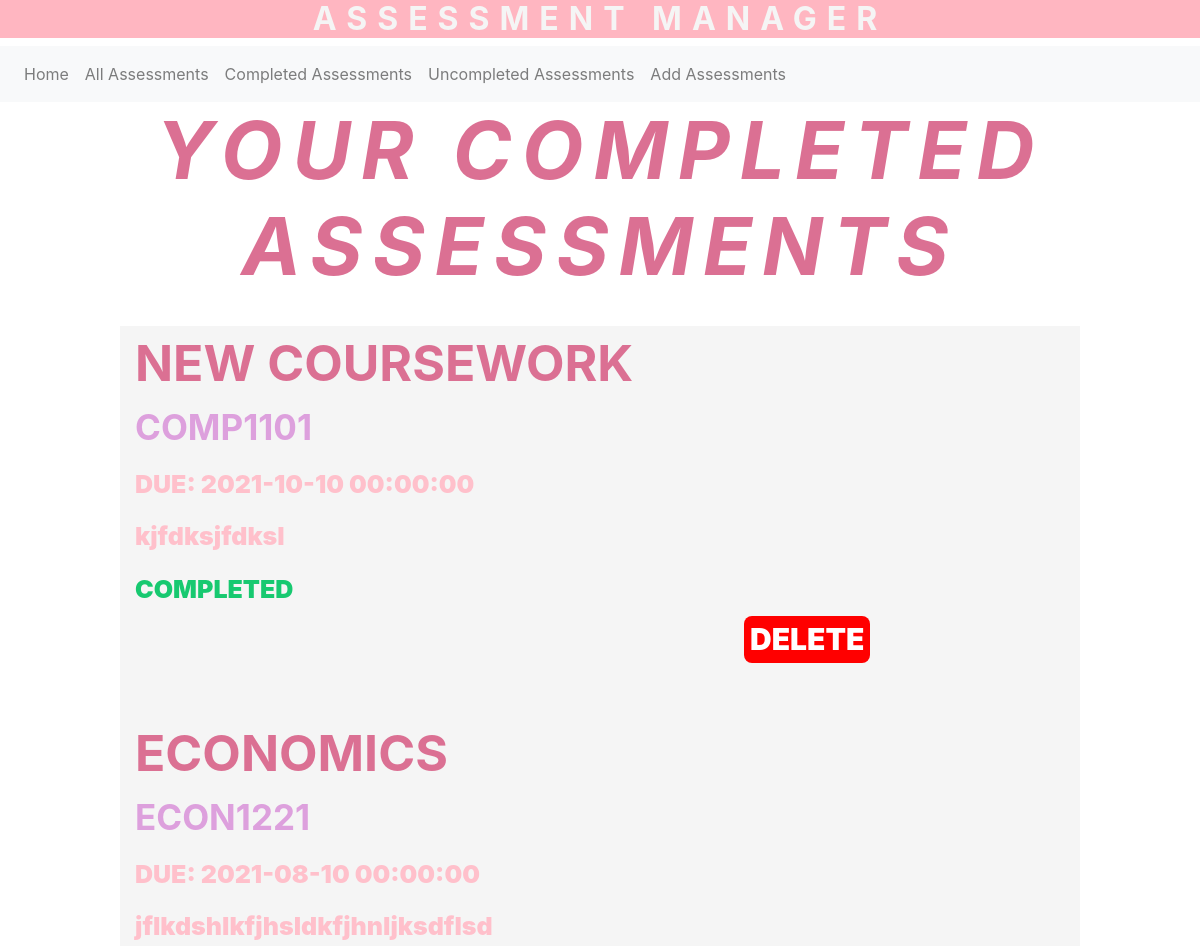
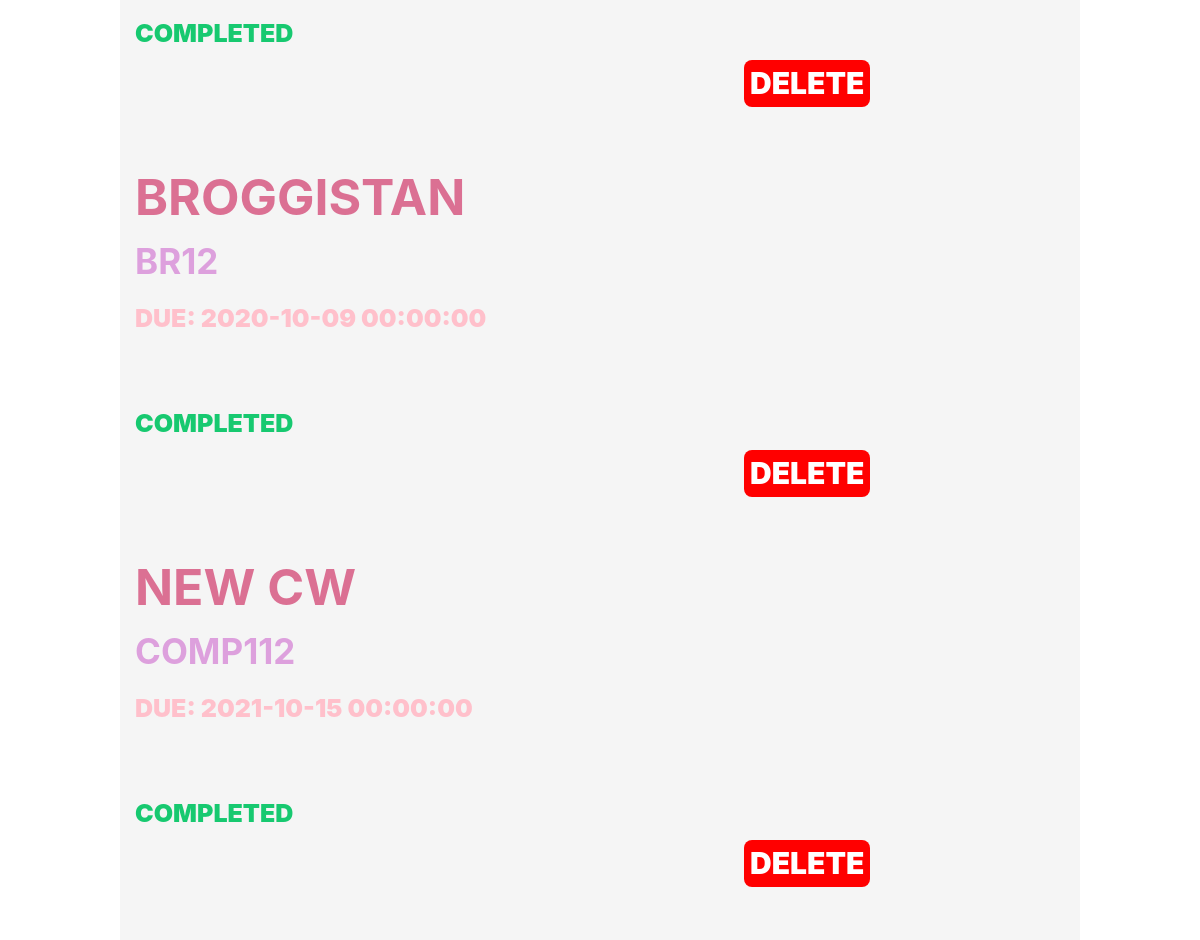
Before: /completed with the older database file (2 pictures, top to bottom).
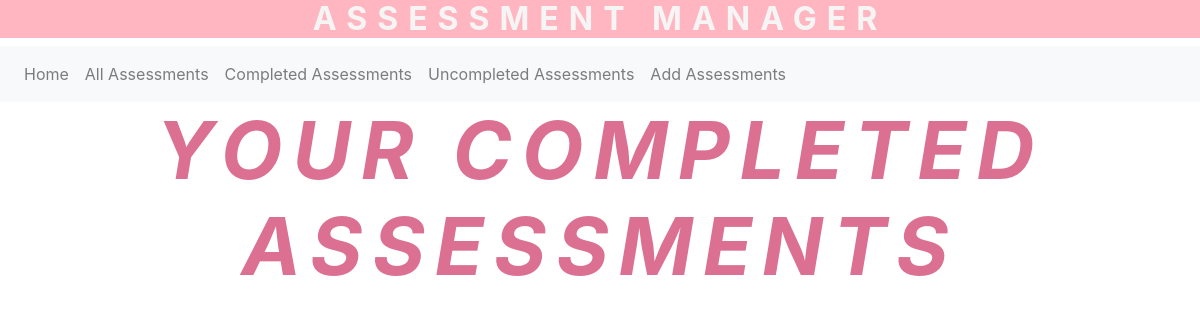
After: the same page with the newer database file.
### app/models.py (models this page shows)
class Assessment(db.Model):
    name = db.Column(db.String(20), primary_key = True)
    module = db.Column(db.String(20), index = True)
    date = db.Column(db.DateTime)
    description = db.Column(db.String(500), index = True)
    completed = db.Column(db.Boolean)

### app/views.py (the view, shortened to what this page needs)
@app.route('/completed')
def completed():
    database = models.Assessment.query.filter_by(completed = True).all()
    testname = request.form.get('assessmentName')
    delete = request.form.get('delete')
    complete = request.form.get('complete')
    return render_template("banner_templates/completed.html", database = database)

### app/templates/banner_templates/completed.html (shortened to what this page needs)
<!DOCTYPE html>
<html>
  <head>
    <link rel="stylesheet" href="https://stackpath.bootstrapcdn.com/bootstrap/4.2.1/css/bootstrap.min.css">
  </head>
  <div>
      <h2>ASSESSMENT MANAGER</h2>
    </div>
  <body>
   <nav class="navbar navbar-expand-sm navbar-light bg-light">
      <div class="collapse navbar-collapse" id="navbarSupportedContent">
        <ul class="navbar-nav mr-auto">
          <li class="nav-item"><a class="nav-link" href="/">Home <span class="sr-only">(current)</span></a></li>
          <li class="nav-item"><a class="nav-link" href="/all">All Assessments</a></li>
          <li class="nav-item"><a class="nav-link" href="/completed">Completed Assessments</a></li>
          <li class="nav-item"><a class="nav-link" href="/uncompleted">Uncompleted Assessments</a></li>
          <li class="nav-item"><a class="nav-link" href="/add">Add Assessments</a></li>
        </ul>
      </div>
    </nav>
    <div id=cent>
      <h3>
        YOUR COMPLETED ASSESSMENTS
      </h3>
    </div>
    <br style = "margin: 20px;">
    <div>
        {% for p in database %}
          <div  class= "box">
            <h7>{{ p.name }}</h7> <br style = "margin: 0px;">
            <h7 style = "color: plum; font-size: 35px;">{{ p.module }}</h8> <br style = "margin: 0px;">
            <h8>Due: {{ p.date }}</h8> <br style = "margin: 0px;">
            <h8 style="text-transform:none;">{{ p.description }}</h8> <br style = "margin: 0px;">
            {% if p.completed == True %}
            <h8 style="color:rgb(23, 201, 112); text-transform:uppercase;">Completed</h8>
            {% else %}
            <h8 style="color:firebrick; text-transform: uppercase;">Not completed</h8>
            {% endif %}
            <br style = "margin: 0px;">
              <div style = "margin-left: 65%; margin-right: 5%">
                  <form action ="{{ url_for('all') }}" method="post">
                      <input type = "submit" style="background-color: red;" class = "button" name = "delete" value = "DELETE">
                  </form>
              </div>
            <br style = "margin: 20px;">
          </div>
        {% endfor %}
    </div>
  </body>
</html>

Changed rows visible on the page:
removed Assessment: name "NEW COURSEWORK", module "COMP1101", date "2021-10-10 00:00:00", description "kjfdksjfdksl", completed "COMPLETED"
removed Assessment: name "ECONOMICS", module "ECON1221", date "2021-08-10 00:00:00", description "jflkdshlkfjhsldkfjhnljksdflsd", completed "COMPLETED"
removed Assessment: name "BROGGISTAN", module "BR12", date "2020-10-09 00:00:00", completed "COMPLETED"
removed Assessment: name "NEW CW", module "COMP112", date "2021-10-15 00:00:00", completed "COMPLETED"
